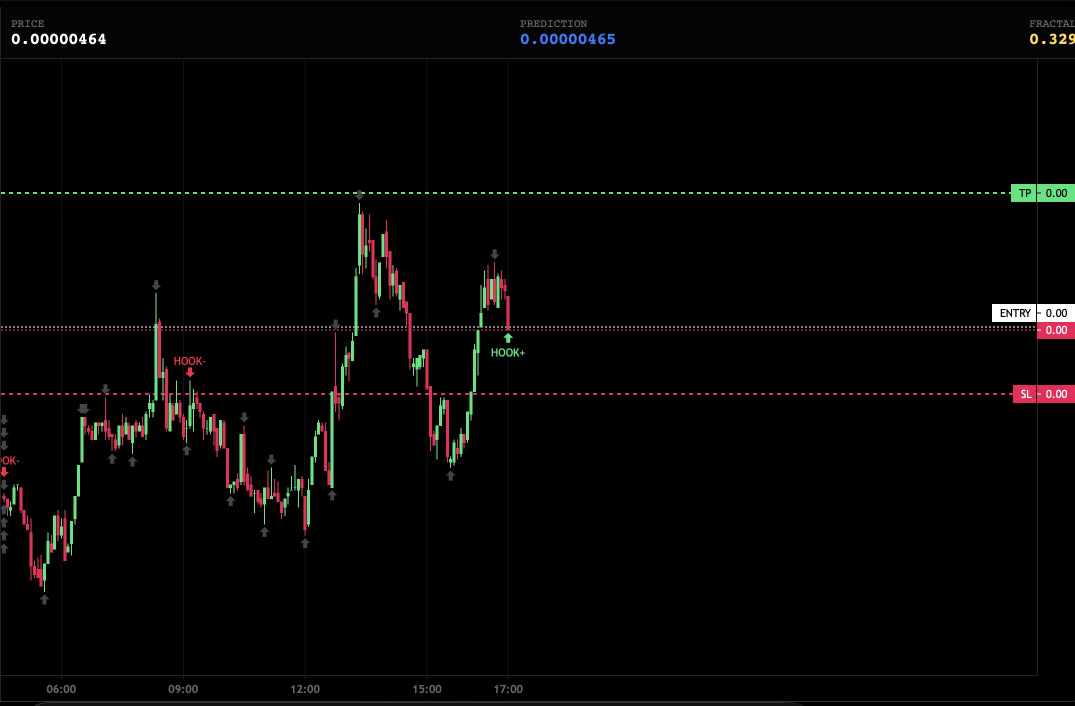
#> input picture archive/2025-11/2025-11-30_2041/01.jpg, 2150 x 1412 px (shown at 1/2 size)
$ python -i make_visuals.py   (imports and definitions only)
#> lines starting #> are read from the running program, lines starting #| are printed output that depends on the picture
#!/usr/bin/env python3
"""Generate the presentation graphics used by README.md.

Outputs to docs/:
  hero.png        banner: title + stats + a strip of real frames
  anatomy.png     three crops of one frame, showing what the panel reports
  rr.svg          R:R of the 15 structured signals
  timeline.svg    posting activity per month

Only Pillow is required. Everything is drawn from data already in the repo,
so re-running this after a new export gives fresh graphics.
"""

import json
import os

from PIL import Image, ImageDraw, ImageFont

DOCS = "docs"
FONT_DIR = "/System/Library/Fonts/Supplemental"
BG = (11, 14, 20)
FG = (232, 238, 245)
MUTED = (138, 150, 168)
CYAN = (34, 211, 238)
AMBER = (245, 197, 24)


def font(name, size):
    for candidate in (os.path.join(FONT_DIR, name), os.path.join("/System/Library/Fonts", name)):
        if os.path.exists(candidate):
            return ImageFont.truetype(candidate, size)
    return ImageFont.load_default()


# [46 lines left out: function hero, not called in this run]


def anatomy(source):
    """Three crops of one real frame, stacked with captions."""
    im = Image.open(source).convert("RGB")
#> im is the input picture: PIL image 2150x1412 RGB; mean R, G, B 5.6, 4.8, 4.4
    w, h = im.size
#> w = 2150; h = 1412

    panel = im.crop((0, 0, w, 120))
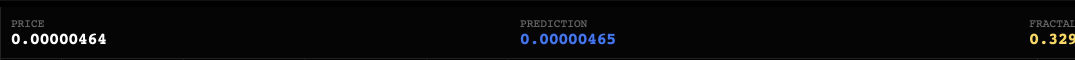
#> panel: PIL image 2150x120 RGB (shown at 1/2 size); mean R, G, B 8.8, 9.1, 9.6
    levels = im.crop((int(w * 0.86), int(h * 0.33), w, int(h * 0.80)))
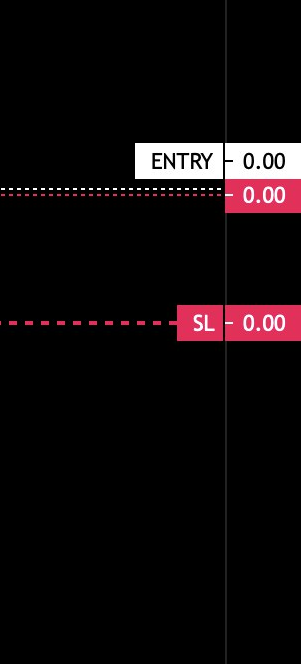
#> levels: PIL image 301x664 RGB; mean R, G, B 15.7, 9.9, 11.3
    hooks = im.crop((int(w * 0.22), int(h * 0.28), int(w * 0.62), int(h * 0.66)))
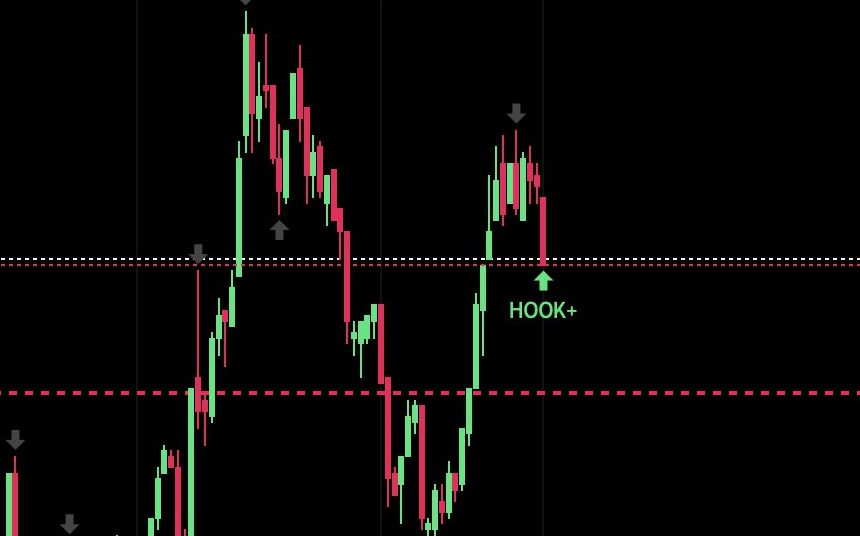
#> hooks: PIL image 860x536 RGB; mean R, G, B 9.4, 7.7, 6.5

    blocks = [
        (panel, "1 · PRICE / PREDICTION / FRACTAL — the three numbers the engine recomputes on every candle"),
        (levels, "2 · TP / ENTRY / SL — the next node becomes the target, the stop is sized from GARCH volatility"),
        (hooks, "3 · HOOK− / HOOK+ — where the sequence flips and the read is invalidated"),
    ]

    pad, cap_h = 34, 52
    target_w = 1500
    rendered = []
    for crop, caption in blocks:
        ratio = target_w / crop.width
        resized = crop.resize((target_w, max(1, int(crop.height * ratio))))
        rendered.append((resized, caption))
#> this loop made 3 passes
#> ratio on passes 1 to 3: 0.698, 4.98, 1.74
#> pass 1, in anatomy, `resized = crop.resize((target_w, max(1, int(crop.height * ratio))))`:
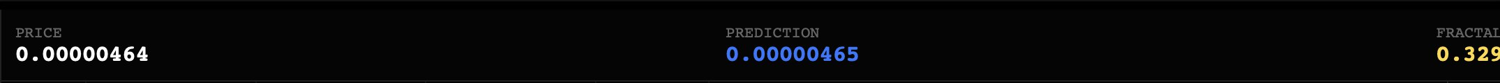
#> resized: PIL image 1500x83 RGB; mean R, G, B 8.8, 9.1, 9.6
#> pass 3, in anatomy, `resized = crop.resize((target_w, max(1, int(crop.height * ratio))))`:
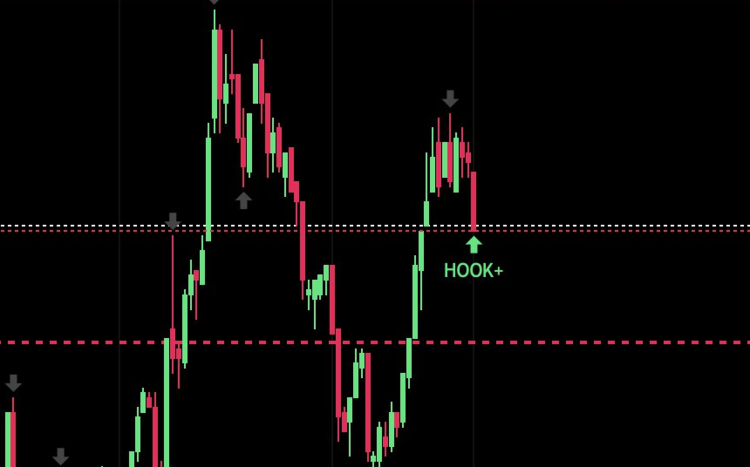
#> resized: PIL image 1500x934 RGB (shown at 1/2 size); mean R, G, B 9.5, 7.8, 6.6
#> after the loop, rendered = 3 items

    total_h = pad + sum(c.height + cap_h for c, _ in rendered) + pad
#> total_h = 4549
    canvas = Image.new("RGB", (target_w + pad * 2, total_h), BG)
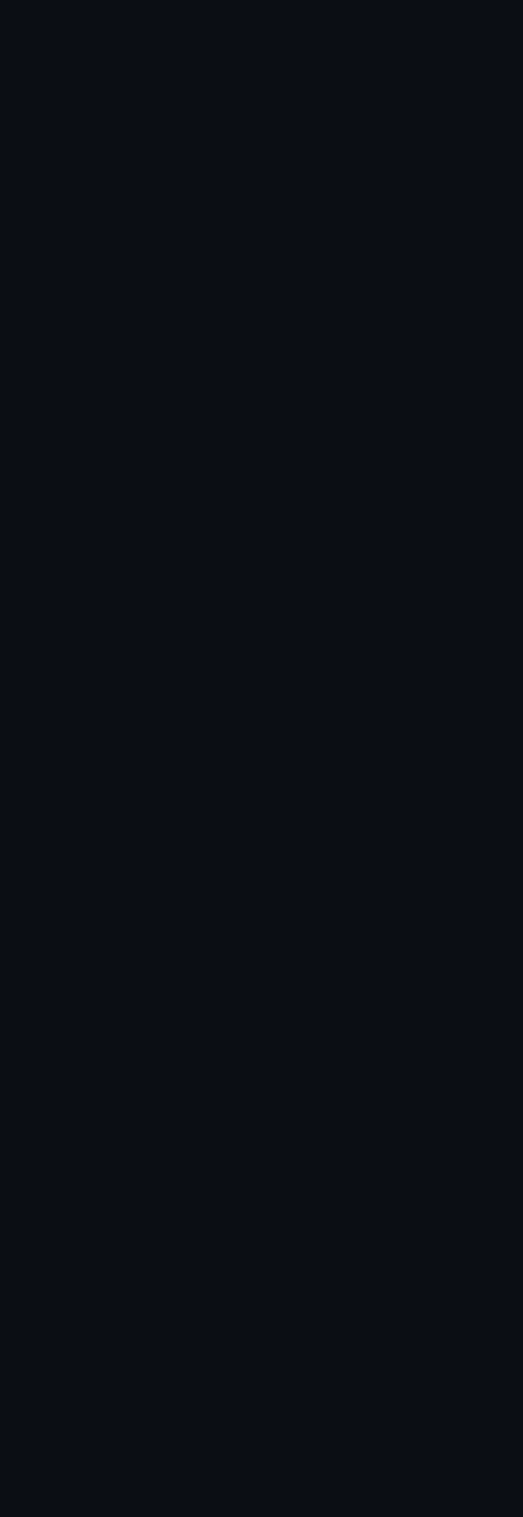
#> canvas: PIL image 1568x4549 RGB (shown at 1/3 size); mean R, G, B 11, 14, 20
    draw = ImageDraw.Draw(canvas)
    cap_font = font("Arial.ttf", 21)

    y = pad
    for crop, caption in rendered:
        canvas.paste(crop, (pad, y + cap_h))
        draw.text((pad, y + 14), caption, font=cap_font, fill=MUTED)
        y += crop.height + cap_h
        draw.rectangle([pad, y - 6, pad + target_w, y - 6], fill=(30, 38, 52))
#> this loop made 3 passes
#> y on passes 1 to 3: 169, 3529, 4515
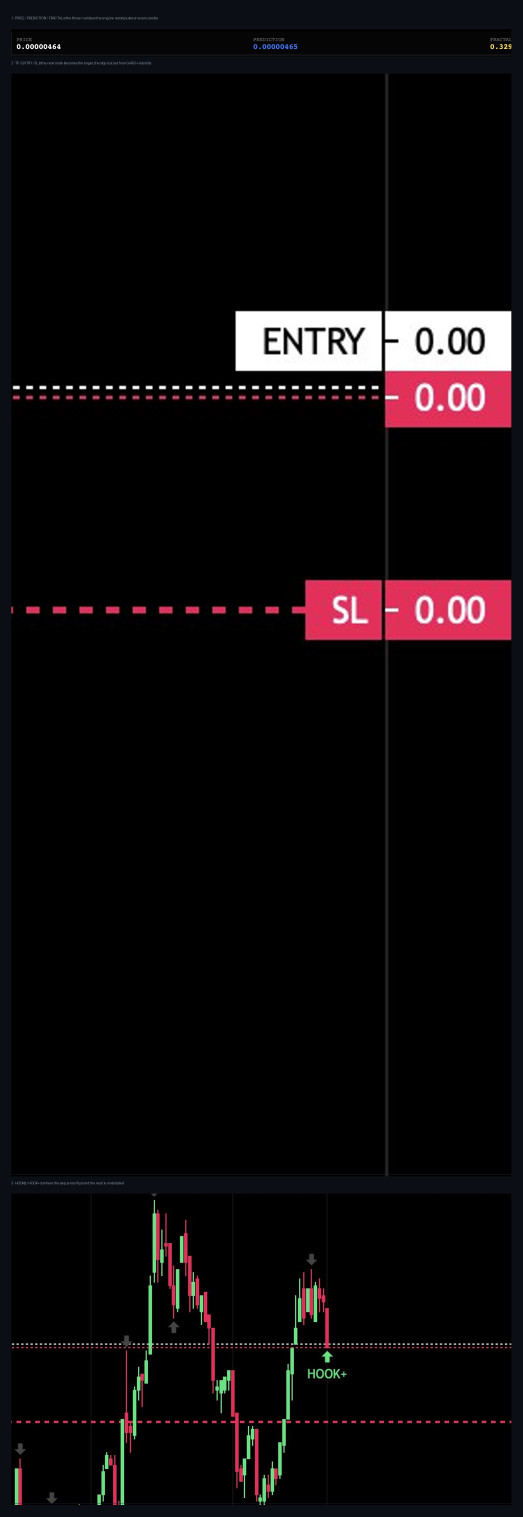
#> canvas: PIL image 1568x4549 RGB (shown at 1/3 size); mean R, G, B 14, 9.9, 11.2
#> after the loop, y = 4515

    canvas.save(os.path.join(DOCS, "anatomy.png"), quality=92)


# [109 lines left out: functions rr_chart, timeline, main, not called in this run]


# [2 lines not run here, left out]

>>> result = anatomy('../archive/2025-11/2025-11-30_2041/01.jpg')
